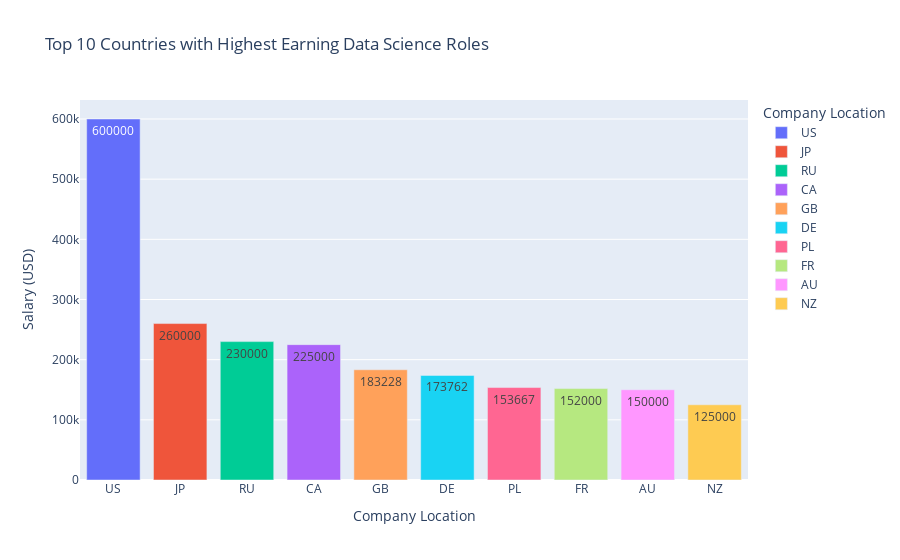

Notebook code for this chart:
### Code cell
# What are the countries with the highest pay
highestSalary = data.groupby('company_location',as_index=False)['salary_in_usd'].max().sort_values(by='salary_in_usd',ascending=False).head(rank) # Top rank countries with Highest Earning Data Science Roles

fig=px.bar(highestSalary,x='company_location',y='salary_in_usd',color='company_location',labels={'company_location':'Company Location','salary_in_usd':'Salary (USD)'},text='salary_in_usd',title='Top 10 Countries with Highest Earning Data Science Roles')
fig.show()

### Figure 1 — Plotly figure (JSON) as saved in the notebook; plotly's stock layout.template omitted (floating-point values rounded to 4 significant figures)
{"data": [{"alignmentgroup": "True", "hovertemplate": "Company Location=%{x}<br>Salary (USD)=%{text}<extra></extra>", "legendgroup": "US", "marker": {"color": "#636efa", "pattern": {"shape": ""}}, "name": "US", "offsetgroup": "US", "orientation": "v", "showlegend": true, "text": [600000], "textposition": "auto", "type": "bar", "x": ["US"], "xaxis": "x", "y": [600000], "yaxis": "y"}, {"alignmentgroup": "True", "hovertemplate": "Company Location=%{x}<br>Salary (USD)=%{text}<extra></extra>", "legendgroup": "JP", "marker": {"color": "#EF553B", "pattern": {"shape": ""}}, "name": "JP", "offsetgroup": "JP", "orientation": "v", "showlegend": true, "text": [260000], "textposition": "auto", "type": "bar", "x": ["JP"], "xaxis": "x", "y": [260000], "yaxis": "y"}, {"alignmentgroup": "True", "hovertemplate": "Company Location=%{x}<br>Salary (USD)=%{text}<extra></extra>", "legendgroup": "RU", "marker": {"color": "#00cc96", "pattern": {"shape": ""}}, "name": "RU", "offsetgroup": "RU", "orientation": "v", "showlegend": true, "text": [230000], "textposition": "auto", "type": "bar", "x": ["RU"], "xaxis": "x", "y": [230000], "yaxis": "y"}, {"alignmentgroup": "True", "hovertemplate": "Company Location=%{x}<br>Salary (USD)=%{text}<extra></extra>", "legendgroup": "CA", "marker": {"color": "#ab63fa", "pattern": {"shape": ""}}, "name": "CA", "offsetgroup": "CA", "orientation": "v", "showlegend": true, "text": [225000], "textposition": "auto", "type": "bar", "x": ["CA"], "xaxis": "x", "y": [225000], "yaxis": "y"}, {"alignmentgroup": "True", "hovertemplate": "Company Location=%{x}<br>Salary (USD)=%{text}<extra></extra>", "legendgroup": "GB", "marker": {"color": "#FFA15A", "pattern": {"shape": ""}}, "name": "GB", "offsetgroup": "GB", "orientation": "v", "showlegend": true, "text": [183228], "textposition": "auto", "type": "bar", "x": ["GB"], "xaxis": "x", "y": [183228], "yaxis": "y"}, {"alignmentgroup": "True", "hovertemplate": "Company Location=%{x}<br>Salary (USD)=%{text}<extra></extra>", "legendgroup": "DE", "marker": {"color": "#19d3f3", "pattern": {"shape": ""}}, "name": "DE", "offsetgroup": "DE", "orientation": "v", "showlegend": true, "text": [173762], "textposition": "auto", "type": "bar", "x": ["DE"], "xaxis": "x", "y": [173762], "yaxis": "y"}, {"alignmentgroup": "True", "hovertemplate": "Company Location=%{x}<br>Salary (USD)=%{text}<extra></extra>", "legendgroup": "PL", "marker": {"color": "#FF6692", "pattern": {"shape": ""}}, "name": "PL", "offsetgroup": "PL", "orientation": "v", "showlegend": true, "text": [153667], "textposition": "auto", "type": "bar", "x": ["PL"], "xaxis": "x", "y": [153667], "yaxis": "y"}, {"alignmentgroup": "True", "hovertemplate": "Company Location=%{x}<br>Salary (USD)=%{text}<extra></extra>", "legendgroup": "FR", "marker": {"color": "#B6E880", "pattern": {"shape": ""}}, "name": "FR", "offsetgroup": "FR", "orientation": "v", "showlegend": true, "text": [152000], "textposition": "auto", "type": "bar", "x": ["FR"], "xaxis": "x", "y": [152000], "yaxis": "y"}, {"alignmentgroup": "True", "hovertemplate": "Company Location=%{x}<br>Salary (USD)=%{text}<extra></extra>", "legendgroup": "AU", "marker": {"color": "#FF97FF", "pattern": {"shape": ""}}, "name": "AU", "offsetgroup": "AU", "orientation": "v", "showlegend": true, "text": [150000], "textposition": "auto", "type": "bar", "x": ["AU"], "xaxis": "x", "y": [150000], "yaxis": "y"}, {"alignmentgroup": "True", "hovertemplate": "Company Location=%{x}<br>Salary (USD)=%{text}<extra></extra>", "legendgroup": "NZ", "marker": {"color": "#FECB52", "pattern": {"shape": ""}}, "name": "NZ", "offsetgroup": "NZ", "orientation": "v", "showlegend": true, "text": [125000], "textposition": "auto", "type": "bar", "x": ["NZ"], "xaxis": "x", "y": [125000], "yaxis": "y"}], "layout": {"barmode": "relative", "legend": {"title": {"text": "Company Location"}, "tracegroupgap": 0}, "title": {"text": "Top 10 Countries with Highest Earning Data Science Roles"}, "xaxis": {"anchor": "y", "categoryarray": ["US", "JP", "RU", "CA", "GB", "DE", "PL", "FR", "AU", "NZ"], "categoryorder": "array", "domain": [0, 1], "title": {"text": "Company Location"}}, "yaxis": {"anchor": "x", "domain": [0, 1], "title": {"text": "Salary (USD)"}}}}
